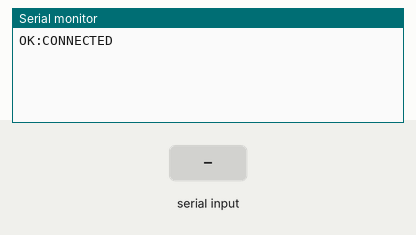
Bench run of a sketch on a simulated Arduino Uno, built with avr-gcc and run on an emulated ATmega328P. Shown: the last lines printed to the serial monitor. Inputs (shaded band) come from the test bench.

Above: at 1.2 s.
1.3 s: "READ\n" received over Serial
At 1.9 s:
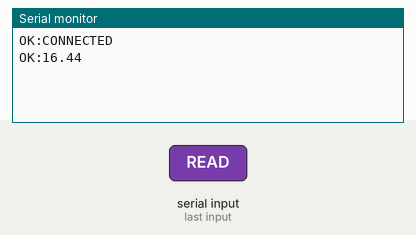
2.8 s: "1\n" received over Serial
At 4.2 s:
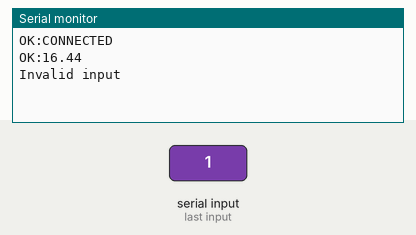

The sketch:

temperature.ino
```cpp
const int PIN_TEMP = A0;

void setup() {
  Serial.begin(9600);
  Serial.println("OK:CONNECTED");
}

void loop() {
  if (Serial.available()) {
    // Expects "READ\n"
    String line = Serial.readStringUntil('\n');
    line.trim();

    if (line == "READ") {
      float temp = read_temperature();
      Serial.println("OK:" + String(temp));
    } else {
      Serial.println("Invalid input");
    }
  }
}

float read_temperature() {
  float reading = analogRead(PIN_TEMP);
  float voltage = (reading / 1024.0) * 3300;
  float temp = voltage / 10;

  return temp;
}
```

Measured:
- after the input at 1.3 s, the serial monitor: prints a new line at once (image 1)
- after the input at 2.8 s, the serial monitor: prints a new line at once (image 2)
